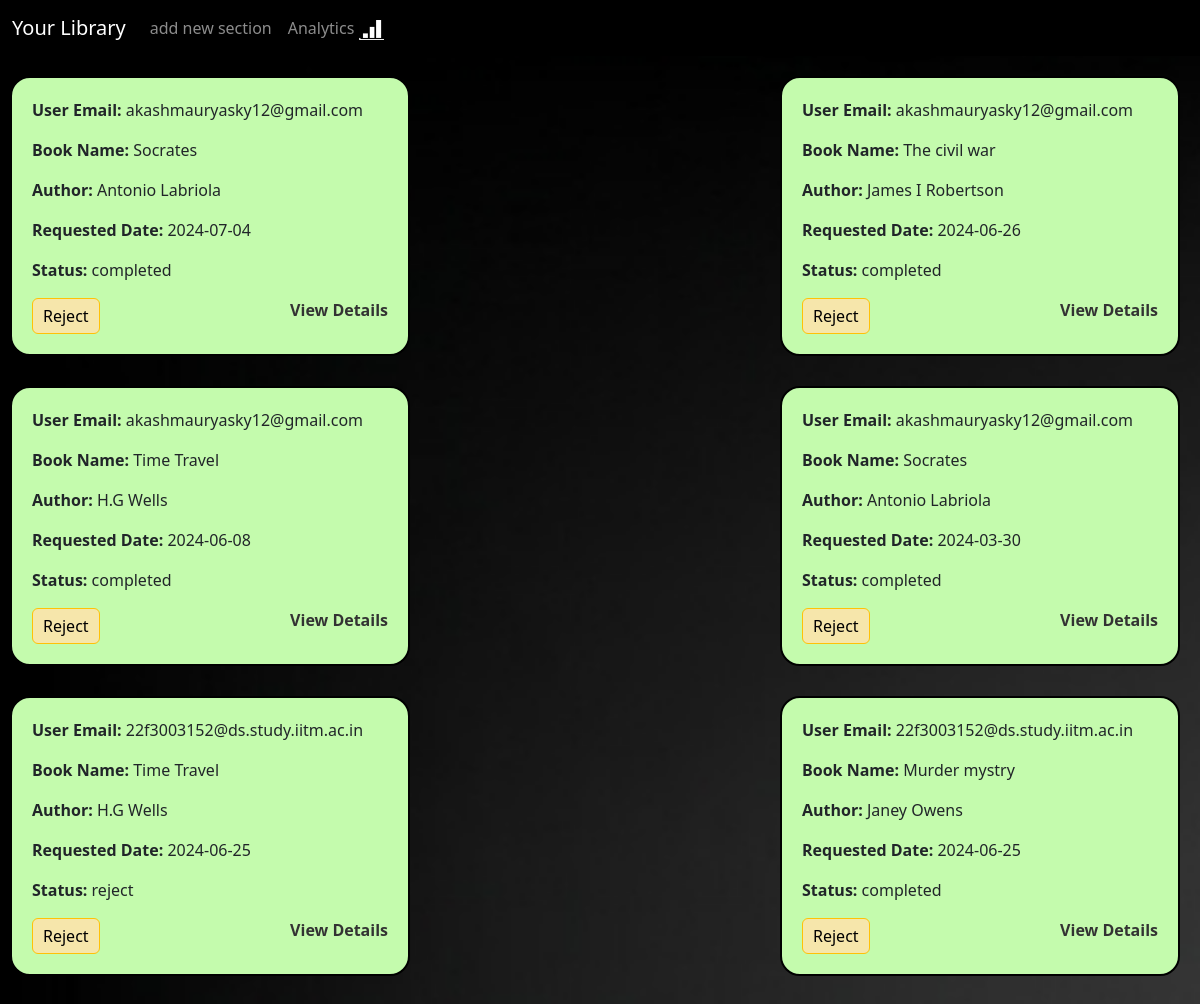
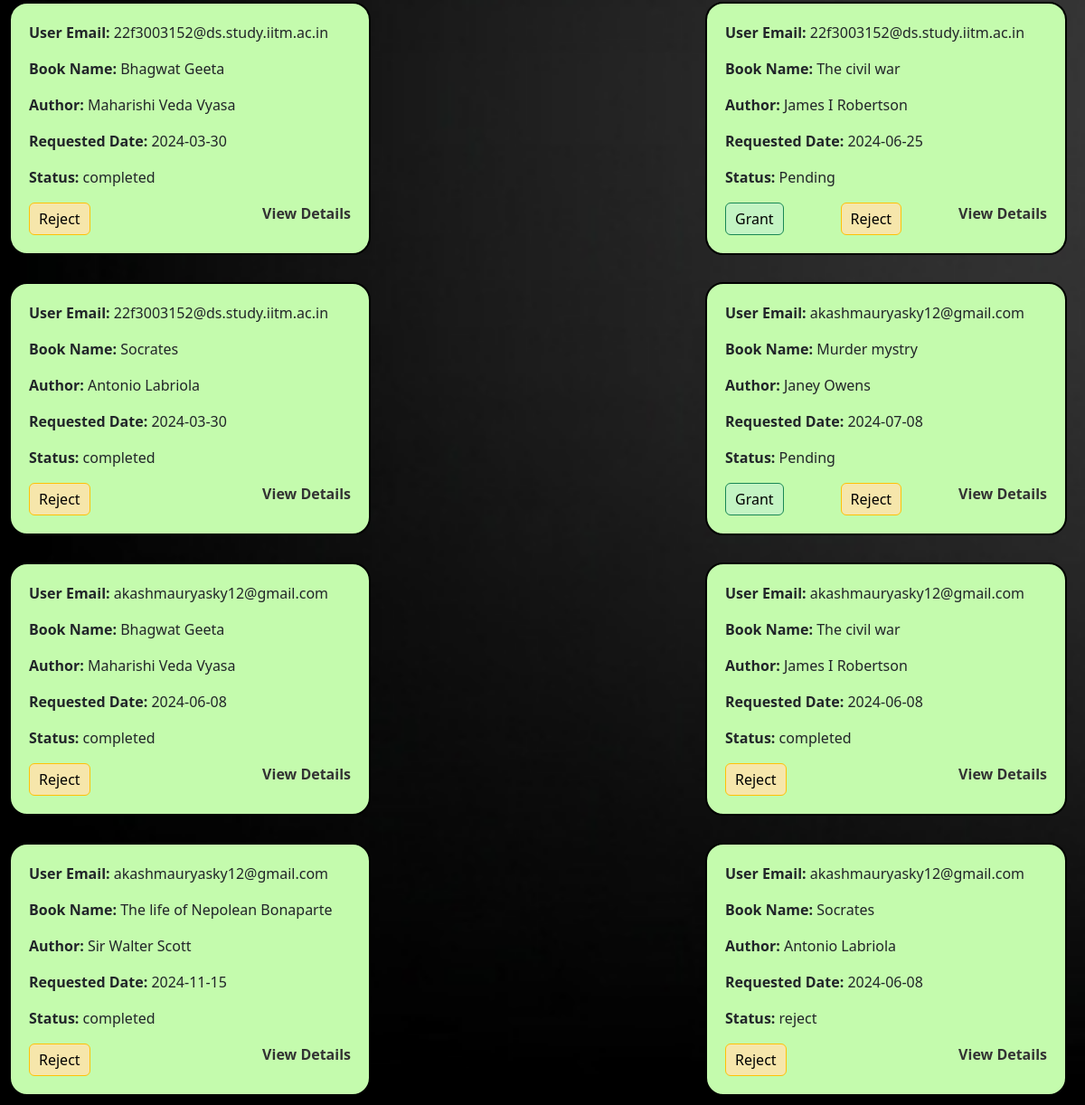
/dashboard, run on the app's committed database (2 pictures, top to bottom).
### tables this page shows
CREATE TABLE Requests (
        request_id INTEGER PRIMARY KEY AUTOINCREMENT,
        user_id INTEGER,
        book_id INTEGER,
        book_name TEXT,
        author_name TEXT,
        section_name TEXT,
        request_date DATE,
        status TEXT,
        issue_date DATE,
        return_date DATE,
        days INTEGER,
        feedback TEXT,
        rating INTEGER,
        FOREIGN KEY (user_id) REFERENCES Users(id),
        FOREIGN KEY (book_id) REFERENCES Books(id)
    );

CREATE TABLE login (
                  id INTEGER PRIMARY KEY AUTOINCREMENT,
                  email TEXT UNIQUE NOT NULL,
                  password TEXT NOT NULL,
                 last_login TIMESTAMP
                 );

### dashboard.py (the view)
@dashboard.route('/dashboard')
def board():
    conn = sqlite3.connect('library.db')
    cursor = conn.cursor()
    cursor.execute("SELECT * FROM Requests")
    requests = cursor.fetchall()
    user_emails = {}
    cursor.execute("SELECT id, email FROM login")
    users = cursor.fetchall()
    for user in users:
        user_emails[user[0]] = user[1]
    conn.close()
    modified_requests = []
    for req in requests:
        if req[7] == 'grant' and req[8]:
            issue_date = datetime.strptime(req[8], '%Y-%m-%d')
            return_date = datetime.strptime(req[9], '%Y-%m-%d')
            days_left = (return_date - datetime.now()).days+1
            if days_left <= -3:
                conn = sqlite3.connect('library.db')
                cursor = conn.cursor()
                cursor.execute("UPDATE Requests SET status = ? WHERE request_id = ?", ('completed', req[0]))
                conn.commit()
                conn.close()
            modified_req = list(req)
            modified_req.append(days_left)
            modified_requests.append(tuple(modified_req))
        else:
            modified_requests.append(req)
    reversed_requests = list(reversed(modified_requests))
    return render_template("dashboard.html", requests=reversed_requests, user_emails=user_emails)

### templates/dashboard.html (shortened to what this page needs)
<!DOCTYPE html>
<html lang="en">
  <head>
    <link
      href="https://cdn.jsdelivr.net/npm/bootstrap@5.3.3/dist/css/bootstrap.min.css"
      rel="stylesheet"
    />
  </head>
  <body>
    <nav class="navbar navbar-expand-lg bg-black navbar-dark">
      <div class="container-fluid">
        <a class="navbar-brand" href="/">Your Library</a>
        <div class="collapse navbar-collapse" id="navbarSupportedContent">
          <ul class="navbar-nav me-auto mb-2 mb-lg-0">
            <li class="nav-item">
              <a class="nav-link" href="/add_new_section">add new section</a>
            </li>
            <li class="nav-item">
              <a class="nav-link" href="/librarian_dashboard">Analytics  <img src="static/imag5.png" style="height: 20px; width: 25px;" alt=""></a>
            </li>
        </div>
      </div>
    </nav>
    <div class="request-container">
      {% for req in requests %}
      <div class="request-box">
        <div class="request-details">
          <p>
            <strong>User Email:</strong> {{ user_emails.get(req[1]) }}
          </p>
          <p><strong>Book Name:</strong> {{ req[3] }}</p>
          <p><strong>Author:</strong> {{ req[4] }}</p>
          <p><strong>Requested Date:</strong> {{ req[6] }}</p>
          <p><strong>Status:</strong> {{ req[7] }}</p>
        </div>
        <div class="button-container">
          {% if req[7] == 'Pending' %}
          <button
            type="button"
            class="btn btn-success"
            onclick="showForm({{ req[0] }})"
            style="color: black; background-color: rgb(195, 244, 195)">Grant</button>
          {% endif %}
          <button
            type="button"
            class="btn btn-warning"
            onclick="updateStatus({{ req[0] }}, 'reject')"
            style="color: black; background-color: rgb(246, 230, 171)"
          >
            Reject
          </button>
          <a
            href="#"
            onclick="showBookDetails('{{ req[3] }}', '{{ req[4] }}', '{{ req[5] }}', {{ req[10] }}, '{{ user_emails.get(req[1], 'N/A') }}')"
            >View Details</a
          >
        </div>
      </div>
      {% endfor %}
    </div>
  </body>
</html>

### data on the page
Requests: book_name "Socrates", author_name "Antonio Labriola", request_date "2024-07-04", status "completed"
login: get "akashmauryasky12@gmail.com"
Requests: book_name "The civil war", author_name "James I Robertson", request_date "2024-06-26", status "completed"
Requests: book_name "Time Travel", author_name "H.G Wells", request_date "2024-06-08", status "completed"
Requests: book_name "Socrates", author_name "Antonio Labriola", request_date "2024-03-30", status "completed"
Requests: book_name "Time Travel", author_name "H.G Wells", request_date "2024-06-25", status "reject"
login: get "22f3003152@ds.study.iitm.ac.in"
Requests: book_name "Murder mystry", author_name "Janey Owens", request_date "2024-06-25", status "completed"
Requests: book_name "Bhagwat Geeta", author_name "Maharishi Veda Vyasa", request_date "2024-03-30", status "completed"
Requests: book_name "The civil war", author_name "James I Robertson", request_date "2024-06-25", status "Pending"
Requests: book_name "Socrates", author_name "Antonio Labriola", request_date "2024-03-30", status "completed"
Requests: book_name "Murder mystry", author_name "Janey Owens", request_date "2024-07-08", status "Pending"
Requests: book_name "Bhagwat Geeta", author_name "Maharishi Veda Vyasa", request_date "2024-06-08", status "completed"
Requests: book_name "The civil war", author_name "James I Robertson", request_date "2024-06-08", status "completed"
Requests: book_name "The life of Nepolean Bonaparte", author_name "Sir Walter Scott", request_date "2024-11-15", status "completed"
Requests: book_name "Socrates", author_name "Antonio Labriola", request_date "2024-06-08", status "reject"
